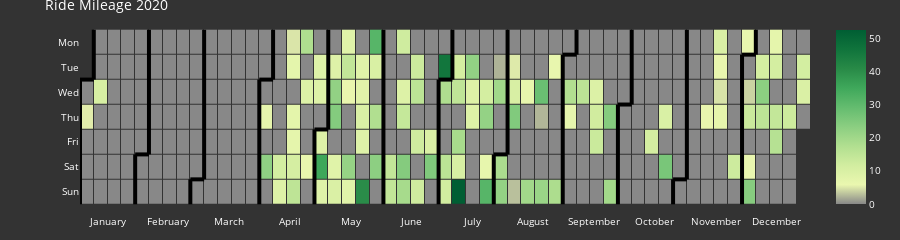

The notebook cell saved with this chart:
### Code cell
fig = calplot(df_activity_2020, x='ride_date', y='total_distance_mi', colorscale=colorscale, 
              dark_theme=True, gap=1, month_lines_width=4, month_lines_color='#000000',
            showscale=True, total_height=225, title='Ride Mileage 2020')
fig.show()

### Figure 1 — Plotly figure (JSON) as saved in the notebook; plotly's stock layout.template omitted (floating-point values rounded to 4 significant figures; data arrays with more than 128 entries replaced by an {"elided": "..."} marker saying what was removed)
{"data": [{"colorscale": [[0, "#888888"], [0.1111, "#eaf7af"], [0.2222, "#d2eda0"], [0.3333, "#b1df90"], [0.4444, "#8bce81"], [0.5556, "#64bc6f"], [0.6667, "#3fa85b"], [0.7778, "#288a47"], [0.8889, "#10743c"], [1, "#005e33"]], "customdata": {"elided": "366x2 str values"}, "hovertemplate": "%{customdata[0]} <br>Week=%{x} <br>%{customdata[1]}=%{z}", "name": "2020", "showscale": true, "type": "heatmap", "x": {"elided": "366 int values"}, "xaxis": "x", "xgap": 1, "y": {"elided": "366 int values"}, "yaxis": "y", "ygap": 1, "z": {"elided": "366 float values"}, "zmax": 52.55, "zmin": 0}, {"hoverinfo": "skip", "line": {"color": "#000000", "width": 4}, "mode": "lines", "type": "scatter", "x": [-0.5, -0.5], "xaxis": "x", "y": [1.5, 6.5], "yaxis": "y"}, {"hoverinfo": "skip", "line": {"color": "#000000", "width": 4}, "mode": "lines", "type": "scatter", "x": [-0.5, 0.5], "xaxis": "x", "y": [1.5, 1.5], "yaxis": "y"}, {"hoverinfo": "skip", "line": {"color": "#000000", "width": 4}, "mode": "lines", "type": "scatter", "x": [0.5, 0.5], "xaxis": "x", "y": [1.5, -0.5], "yaxis": "y"}, {"hoverinfo": "skip", "line": {"color": "#000000", "width": 4}, "mode": "lines", "type": "scatter", "x": [3.5, 3.5], "xaxis": "x", "y": [4.5, 6.5], "yaxis": "y"}, {"hoverinfo": "skip", "line": {"color": "#000000", "width": 4}, "mode": "lines", "type": "scatter", "x": [3.5, 4.5], "xaxis": "x", "y": [4.5, 4.5], "yaxis": "y"}, {"hoverinfo": "skip", "line": {"color": "#000000", "width": 4}, "mode": "lines", "type": "scatter", "x": [4.5, 4.5], "xaxis": "x", "y": [4.5, -0.5], "yaxis": "y"}, {"hoverinfo": "skip", "line": {"color": "#000000", "width": 4}, "mode": "lines", "type": "scatter", "x": [7.5, 7.5], "xaxis": "x", "y": [5.5, 6.5], "yaxis": "y"}, {"hoverinfo": "skip", "line": {"color": "#000000", "width": 4}, "mode": "lines", "type": "scatter", "x": [7.5, 8.5], "xaxis": "x", "y": [5.5, 5.5], "yaxis": "y"}, {"hoverinfo": "skip", "line": {"color": "#000000", "width": 4}, "mode": "lines", "type": "scatter", "x": [8.5, 8.5], "xaxis": "x", "y": [5.5, -0.5], "yaxis": "y"}, {"hoverinfo": "skip", "line": {"color": "#000000", "width": 4}, "mode": "lines", "type": "scatter", "x": [12.5, 12.5], "xaxis": "x", "y": [1.5, 6.5], "yaxis": "y"}, {"hoverinfo": "skip", "line": {"color": "#000000", "width": 4}, "mode": "lines", "type": "scatter", "x": [12.5, 13.5], "xaxis": "x", "y": [1.5, 1.5], "yaxis": "y"}, {"hoverinfo": "skip", "line": {"color": "#000000", "width": 4}, "mode": "lines", "type": "scatter", "x": [13.5, 13.5], "xaxis": "x", "y": [1.5, -0.5], "yaxis": "y"}, {"hoverinfo": "skip", "line": {"color": "#000000", "width": 4}, "mode": "lines", "type": "scatter", "x": [16.5, 16.5], "xaxis": "x", "y": [3.5, 6.5], "yaxis": "y"}, {"hoverinfo": "skip", "line": {"color": "#000000", "width": 4}, "mode": "lines", "type": "scatter", "x": [16.5, 17.5], "xaxis": "x", "y": [3.5, 3.5], "yaxis": "y"}, {"hoverinfo": "skip", "line": {"color": "#000000", "width": 4}, "mode": "lines", "type": "scatter", "x": [17.5, 17.5], "xaxis": "x", "y": [3.5, -0.5], "yaxis": "y"}, {"hoverinfo": "skip", "line": {"color": "#000000", "width": 4}, "mode": "lines", "type": "scatter", "x": [21.5, 21.5], "xaxis": "x", "y": [-0.5, 6.5], "yaxis": "y"}, {"hoverinfo": "skip", "line": {"color": "#000000", "width": 4}, "mode": "lines", "type": "scatter", "x": [25.5, 25.5], "xaxis": "x", "y": [1.5, 6.5], "yaxis": "y"}, {"hoverinfo": "skip", "line": {"color": "#000000", "width": 4}, "mode": "lines", "type": "scatter", "x": [25.5, 26.5], "xaxis": "x", "y": [1.5, 1.5], "yaxis": "y"}, {"hoverinfo": "skip", "line": {"color": "#000000", "width": 4}, "mode": "lines", "type": "scatter", "x": [26.5, 26.5], "xaxis": "x", "y": [1.5, -0.5], "yaxis": "y"}, {"hoverinfo": "skip", "line": {"color": "#000000", "width": 4}, "mode": "lines", "type": "scatter", "x": [29.5, 29.5], "xaxis": "x", "y": [4.5, 6.5], "yaxis": "y"}, {"hoverinfo": "skip", "line": {"color": "#000000", "width": 4}, "mode": "lines", "type": "scatter", "x": [29.5, 30.5], "xaxis": "x", "y": [4.5, 4.5], "yaxis": "y"}, {"hoverinfo": "skip", "line": {"color": "#000000", "width": 4}, "mode": "lines", "type": "scatter", "x": [30.5, 30.5], "xaxis": "x", "y": [4.5, -0.5], "yaxis": "y"}, {"hoverinfo": "skip", "line": {"color": "#000000", "width": 4}, "mode": "lines", "type": "scatter", "x": [34.5, 34.5], "xaxis": "x", "y": [0.5, 6.5], "yaxis": "y"}, {"hoverinfo": "skip", "line": {"color": "#000000", "width": 4}, "mode": "lines", "type": "scatter", "x": [34.5, 35.5], "xaxis": "x", "y": [0.5, 0.5], "yaxis": "y"}, {"hoverinfo": "skip", "line": {"color": "#000000", "width": 4}, "mode": "lines", "type": "scatter", "x": [35.5, 35.5], "xaxis": "x", "y": [0.5, -0.5], "yaxis": "y"}, {"hoverinfo": "skip", "line": {"color": "#000000", "width": 4}, "mode": "lines", "type": "scatter", "x": [38.5, 38.5], "xaxis": "x", "y": [2.5, 6.5], "yaxis": "y"}, {"hoverinfo": "skip", "line": {"color": "#000000", "width": 4}, "mode": "lines", "type": "scatter", "x": [38.5, 39.5], "xaxis": "x", "y": [2.5, 2.5], "yaxis": "y"}, {"hoverinfo": "skip", "line": {"color": "#000000", "width": 4}, "mode": "lines", "type": "scatter", "x": [39.5, 39.5], "xaxis": "x", "y": [2.5, -0.5], "yaxis": "y"}, {"hoverinfo": "skip", "line": {"color": "#000000", "width": 4}, "mode": "lines", "type": "scatter", "x": [42.5, 42.5], "xaxis": "x", "y": [5.5, 6.5], "yaxis": "y"}, {"hoverinfo": "skip", "line": {"color": "#000000", "width": 4}, "mode": "lines", "type": "scatter", "x": [42.5, 43.5], "xaxis": "x", "y": [5.5, 5.5], "yaxis": "y"}, {"hoverinfo": "skip", "line": {"color": "#000000", "width": 4}, "mode": "lines", "type": "scatter", "x": [43.5, 43.5], "xaxis": "x", "y": [5.5, -0.5], "yaxis": "y"}, {"hoverinfo": "skip", "line": {"color": "#000000", "width": 4}, "mode": "lines", "type": "scatter", "x": [47.5, 47.5], "xaxis": "x", "y": [0.5, 6.5], "yaxis": "y"}, {"hoverinfo": "skip", "line": {"color": "#000000", "width": 4}, "mode": "lines", "type": "scatter", "x": [47.5, 48.5], "xaxis": "x", "y": [0.5, 0.5], "yaxis": "y"}, {"hoverinfo": "skip", "line": {"color": "#000000", "width": 4}, "mode": "lines", "type": "scatter", "x": [48.5, 48.5], "xaxis": "x", "y": [0.5, -0.5], "yaxis": "y"}], "layout": {"font": {"color": "#fff", "size": 10}, "height": 225, "margin": {"b": 20, "t": 20}, "paper_bgcolor": "#333", "plot_bgcolor": "#333", "showlegend": false, "title": {"text": "Ride Mileage 2020"}, "xaxis": {"anchor": "y", "domain": [0, 1], "showgrid": false, "showline": false, "tickmode": "array", "ticktext": ["January", "February", "March", "April", "May", "June", "July", "August", "September", "October", "November", "December"], "tickvals": [1.5, 5.909, 10.32, 14.73, 19.14, 23.55, 27.95, 32.36, 36.77, 41.18, 45.59, 50], "zeroline": false}, "yaxis": {"anchor": "x", "autorange": "reversed", "domain": [0, 1], "showgrid": false, "showline": false, "tickmode": "array", "ticktext": ["Mon", "Tue", "Wed", "Thu", "Fri", "Sat", "Sun"], "tickvals": [0, 1, 2, 3, 4, 5, 6], "zeroline": false}}}
